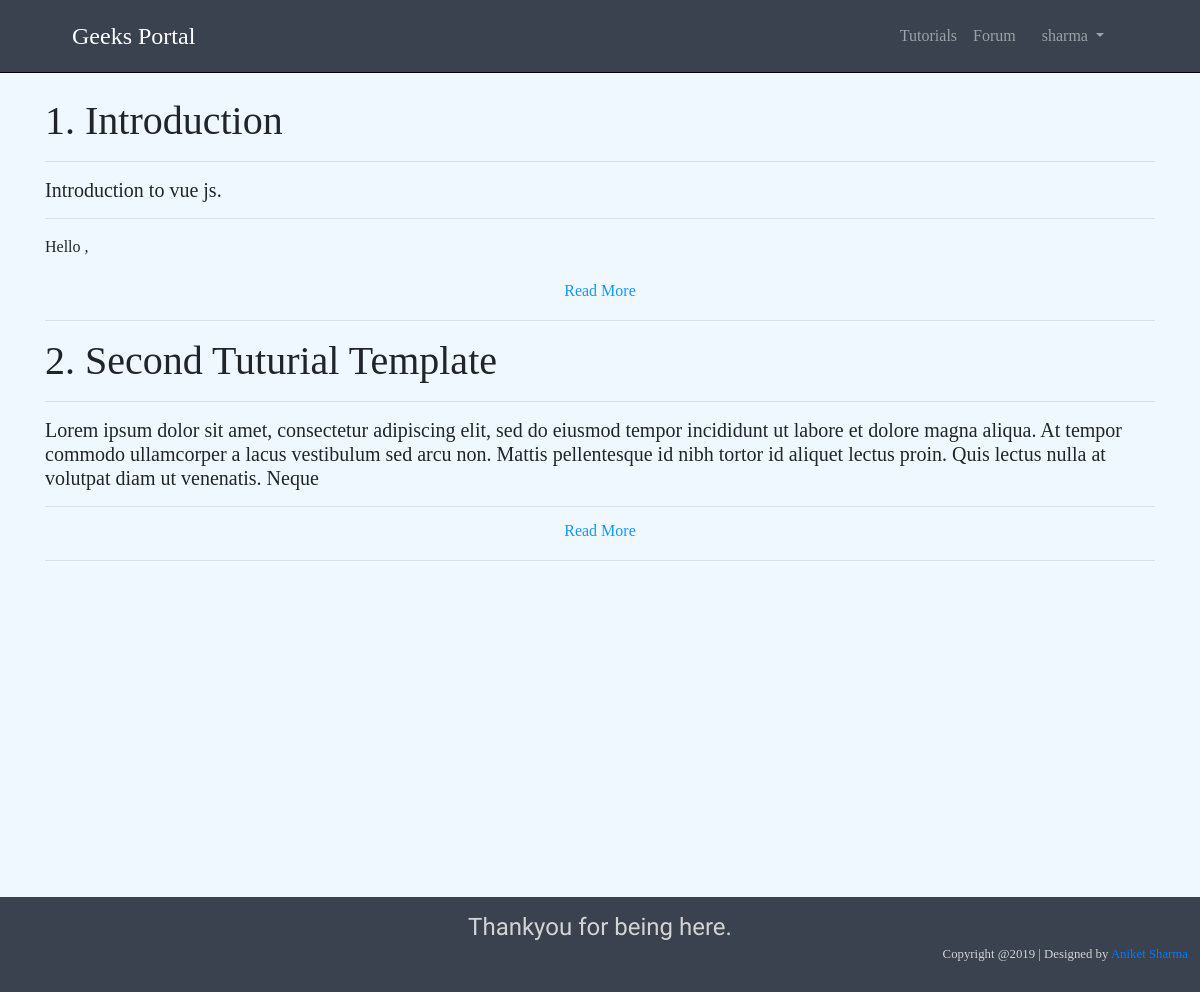
/tutorials/tut/2 (signed in), run on the app's committed database.
### tutorials/models.py (models this page shows, shortened)
class TextTutorial(models.Model):
    series = models.ForeignKey(Series, on_delete=models.CASCADE)
    tut_id = models.PositiveSmallIntegerField(verbose_name='tutorial number', auto_created=True)
    title = models.CharField(max_length=200)
    description = models.TextField(blank=True, null=True)
    lesson = models.TextField(verbose_name='Complete lesson : use html tags in here')
    class Meta:
        verbose_name = 'Text Tutorial'
        unique_together = ('series', 'tut_id')

### tutorials/views.py (the view)
# urls.py: path('tut/<int:series_pk>', SeriesContentView.as_view(), name='series_content'),
class SeriesContentView(TemplateView):
    template_name = 'tutorials/series-content.html'
    def get(self, request, series_pk):
        text_tutorials = TextTutorial.objects.filter(series=series_pk).order_by('tut_id')
        video_tutorials = VideoTutorial.objects.filter(series=series_pk).order_by('tut_id')
        args = {'text_tutorials': text_tutorials, 'video_tutorials': video_tutorials}
        return render(request, self.template_name, args)

### content/templates/tutorials/series-content.html (shortened to what this page needs)
{% extends 'layouts/default/page.html' %}
{% load static %}
{% load i18n %}
{% block content %}
{% if request.user.is_authenticated %}
{% for tut in text_tutorials %}
<div class="d-flex">
    <div class="Text-Lecture">
        <h1>{{tut.tut_id}}. {{ tut.title }}</h1>
        <hr>
        <div class="only-so-big">
            <h5>{{ tut.description|safe }}</h5>
            <hr>
            <p>{{ tut.lesson|safe }}</p>
        </div>
    </div>
</div>
<hr>
{% endfor %}
{% else %}
<h3> <a href="{% url 'accounts:log_in' %}">Sign In</a> in to see the contents </h3>
{% endif %}
{% endblock %}

### content/templates/layouts/default/page.html (shortened to what this page needs)
{% load staticfiles %}
{% load bootstrap4 %}
{% load i18n %}
{% get_current_language as language_code %}
<!DOCTYPE html>
<html lang="{{ language_code }}">
<head>
    <link href="{% static 'vendor/bootstrap/css/bootstrap.css' %}" rel="stylesheet">
    <link href="https://cdn.jsdelivr.net/npm/docsearch.js@2/dist/cdn/docsearch.min.css" rel="stylesheet">
    <link href="{% static 'vendor/bootstrap/css/bootstrap.css' %}" rel="stylesheet">
    <link href="{% static 'css/style.css' %}" rel="stylesheet">
</head>
<body>
<div class = "navbar navbar-dark sticky-top" style="padding-left:6%; padding-right: 6%; margin-bottom: 2% ; background :rgba(57,66,78); font-family: Vollkorn SC; border-bottom: 1px solid black;">
			<a class="navbar-brand" href="{% url 'index' %}" style="font-size: 1.5rem">Geeks Portal</a>
		<nav class="navbar navbar-expand-xl navbar-dark">
		<div class="collapse navbar-collapse" id="navbarSupportedContent5">
			<ul class="navbar-nav ">
            <li class="nav-item">
                <a class="nav-link" href="{% url 'tut_index' %}">{% trans 'Tutorials' %}</a>
            </li>
            <li class="nav-item">
                <a class="nav-link" href="{% url 'home' %}">{% trans 'Forum' %}</a>
            </li>
            {% if request.user.is_authenticated %}
            <li class="nav-item dropdown" style="margin-left: 10px ;">
                <a class="nav-link dropdown-toggle" href="{% url 'profile' %}" id="navbarDropdown" role="button" data-toggle="dropdown" aria-haspopup="true" aria-expanded="false">
                  {{request.user.username}}
                </a>
              </li>
            {% else %}
                <li class="nav-item">
                    <a class="nav-link" href="{% url 'accounts:log_in' %}">{% trans 'Sign in' %}</a>
                </li>
            {% endif %}
        </ul>
    </div>
        </nav>
	</div>
<div class="container" style="min-height: 100vh;">
    {% block content %}
    {% endblock %}
</div>
<footer style="padding : 1%;  text-align: center; background:rgba(57,66,78); color: lightgray; width: 100%; margin-bottom: 0 ;">
	<div class="footer-tagline" style="font-size: 1.5rem; font-family: Rakkas;">
        Thankyou for being here.
    </div>
    <p class="text-right" style="font-size:0.8rem;">Copyright @2019 | Designed by <a href="https://aniket-sharma.herokuapp.com" target="_blank">Aniket Sharma</a></p>
</footer>
</body>
</html>

### content/templates/layouts/default/page.html (style rules this page uses)
body { background : aliceblue ; font-family : Algereya ; }
.only-so-big { height: 100%; max-height: 100px; overflow: hidden; -webkit-transition: max-height .75s; transition: max-height .75s;  }

### data on the page
TextTutorial: tut_id "1", title "Introduction", description "Introduction to vue js.", lesson "Hello ,"
TextTutorial: tut_id "2", title "Second Tuturial Template", description "Lorem ipsum dolor sit amet, consectetur adipiscing elit, sed do eiusmod tempor incididunt ut labore et dolore magna aliqua. At tempor commodo ullamcorper a lacus vestibulum sed arcu non. Mattis pellentesque id nibh tortor id aliquet lectus proin. Quis lectus nulla at volutpat diam ut venenatis. Neque"

### other printed values
{{ request.user.username }} "sharma"
